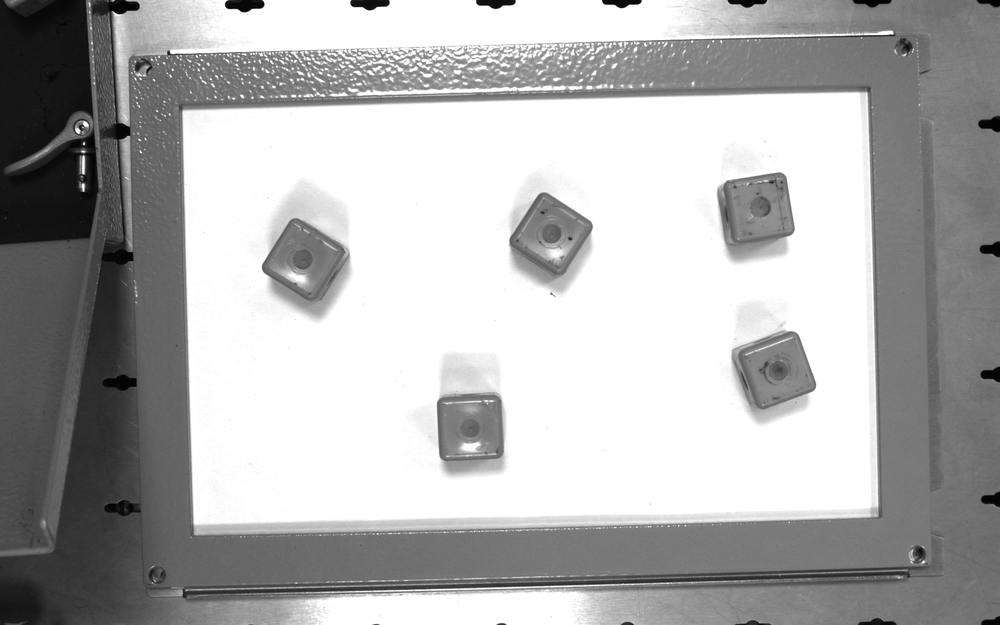
#> input picture test_images/camera_image_14.png, 1000 x 625 px, shrunk from 1920 x 1200 before the run
$ python -i vision_detector.py   (imports and definitions only)
#> lines starting #> are read from the running program, lines starting #| are printed output that depends on the picture; after the words box and inside, x2 and y2 are one past the last pixel; in counts of white or black regions, pixels touching at a corner belong together
#> further down, picture is the input picture: shape (625, 1000, 3); min 0, max 255, mean 176.2
import cv2
import numpy as np
import os

# --- CONFIGURATION ---
# Update these values based on what you find in 'vision_tuner.py'
CONFIG = {
    'threshold_value': 100,  # 0-255: Controls sensitivity to dark/light
    'min_area': 1000,  # Minimum size of object (pixels)
    'max_area': 10000,  # Maximum size of object (pixels)
    'debug_mode': True  # Set to True to see the black/white mask and console prints
}


def find_and_draw_cubes(frame):
    """
    Takes a single image frame, finds cubes, draws them, and returns the modified frame.
    """
    # 1. Preprocessing
    gray = cv2.cvtColor(frame, cv2.COLOR_BGR2GRAY)
    blurred = cv2.GaussianBlur(gray, (5, 5), 0)

    # Thresholding
    # We use THRESH_BINARY_INV because usually we detect dark objects on light backgrounds.
    # This turns dark objects WHITE and background BLACK (which is what findContours needs).
    _, thresh = cv2.threshold(blurred, CONFIG['threshold_value'], 255, cv2.THRESH_BINARY_INV)
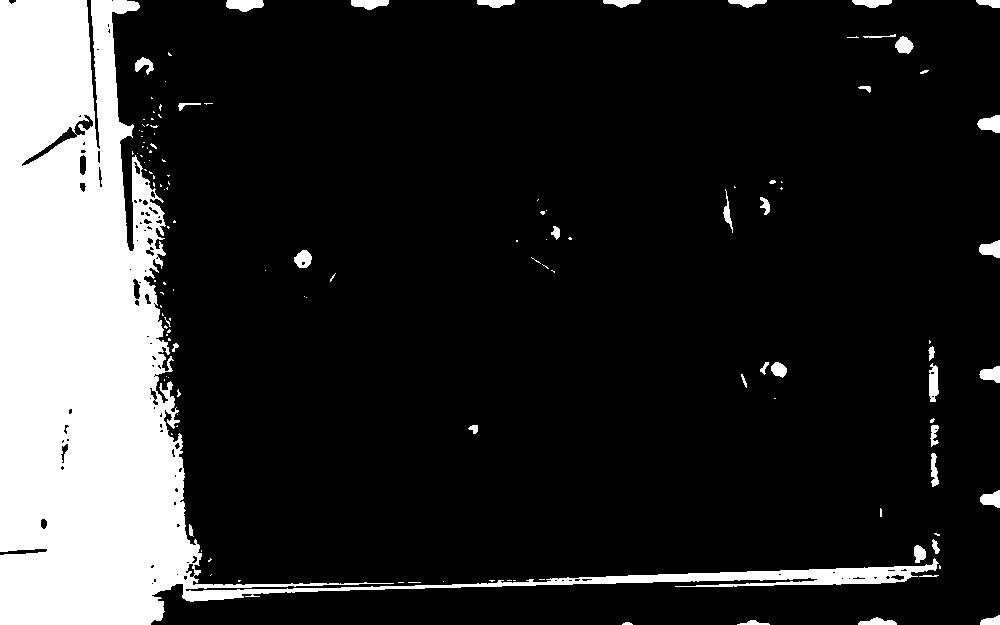
#> thresh: shape (625, 1000); 17.2% white; 131 white regions (91 under 20 px), largest, box (x1, y1, x2, y2) and area: (0, 0, 939, 625) 101316, (226, 0, 264, 12) 345, (977, 115, 1000, 133) 293

    # Clean up noise
    kernel = np.ones((3, 3), np.uint8)
    thresh = cv2.morphologyEx(thresh, cv2.MORPH_OPEN, kernel, iterations=2)
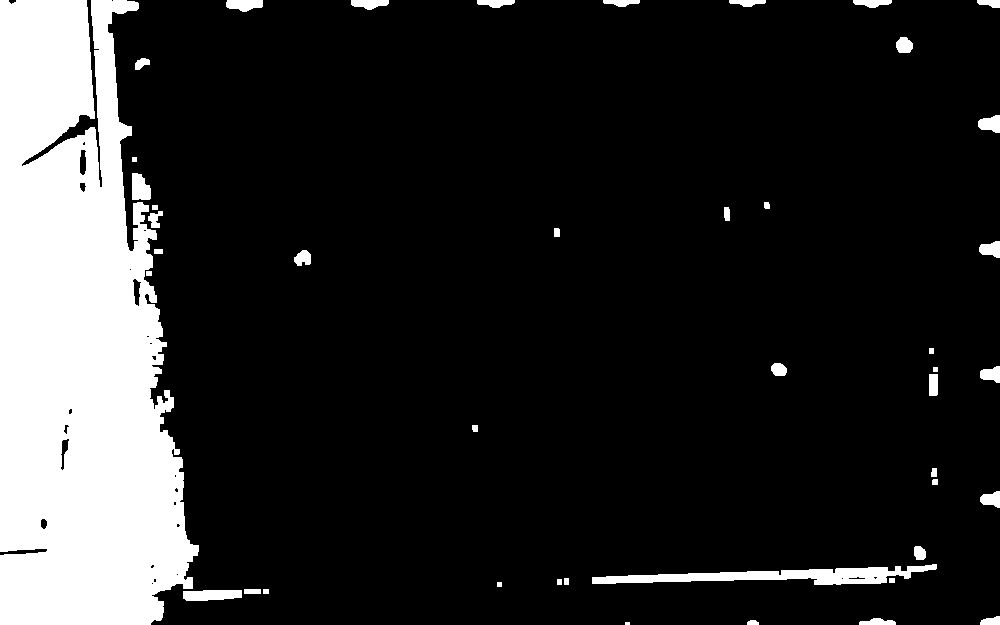
#> thresh: shape (625, 1000); 16.3% white; 44 white regions (1 under 20 px)

    # Show the mask if debugging (Helps you see what the computer sees)
    if CONFIG['debug_mode']:
        cv2.imshow('Debug Mask (White = Detected)', thresh)

    # 2. Find Contours
    contours, _ = cv2.findContours(thresh, cv2.RETR_EXTERNAL, cv2.CHAIN_APPROX_SIMPLE)
#> contours = 44 contours, 4 with area under 20; largest, box (x1, y1, x2, y2) and area: (0, 0, 199, 625) 91824, (592, 564, 937, 585) 2964, (183, 590, 242, 601) 498, (132, 173, 151, 200) 376, (226, 0, 263, 12) 300

    if CONFIG['debug_mode']:
        print(f"--- Frame Analysis ---")
        print(f"Found {len(contours)} raw contours.")
#| Found 44 raw contours.

    detected_count = 0
    for cnt in contours:
        area = cv2.contourArea(cnt)

        # Debug print for every contour
        if CONFIG['debug_mode'] and area > 100:  # Only print significant specks
            print(f"Checking contour with area: {area:.1f}")

        if CONFIG['min_area'] < area < CONFIG['max_area']:
            detected_count += 1

            # 3. Geometry & Orientation
            rect = cv2.minAreaRect(cnt)
            (center_x, center_y), (width, height), angle = rect

            # Normalize Angle logic
            if width < height:
                angle = angle + 90
                width, height = height, width

            # --- VISUALIZATION ---
            box = cv2.boxPoints(rect)
            # FIX: np.int0 is deprecated in NumPy 1.24+. Use np.int32 instead.
            box = np.int32(box)

            # Draw Box (Green)
            cv2.drawContours(frame, [box], 0, (0, 255, 0), 2)

            # Draw Orientation Line (Blue)
            import math
            angle_rad = math.radians(angle)
            line_len = 40
            end_x = int(center_x + line_len * math.cos(angle_rad))
            end_y = int(center_y + line_len * math.sin(angle_rad))
            cv2.line(frame, (int(center_x), int(center_y)), (end_x, end_y), (255, 0, 0), 2)

            # Text Info
            info_text = f"({int(center_x)},{int(center_y)}) {int(angle)}deg"
            cv2.putText(frame, info_text, (int(center_x) - 40, int(center_y) - 40),
                        cv2.FONT_HERSHEY_SIMPLEX, 0.5, (0, 0, 0), 2)
#> this loop made 44 passes
#> (area, detected_count, center_x, center_y, width, height, angle, box) on pass 12: (2964.5, 1, 764.2, 578.6, 344.5, 17.11, -2.07, [[592, 593], [591, 576], [935, 563], [936, 580]])
#> (printed output is left out)
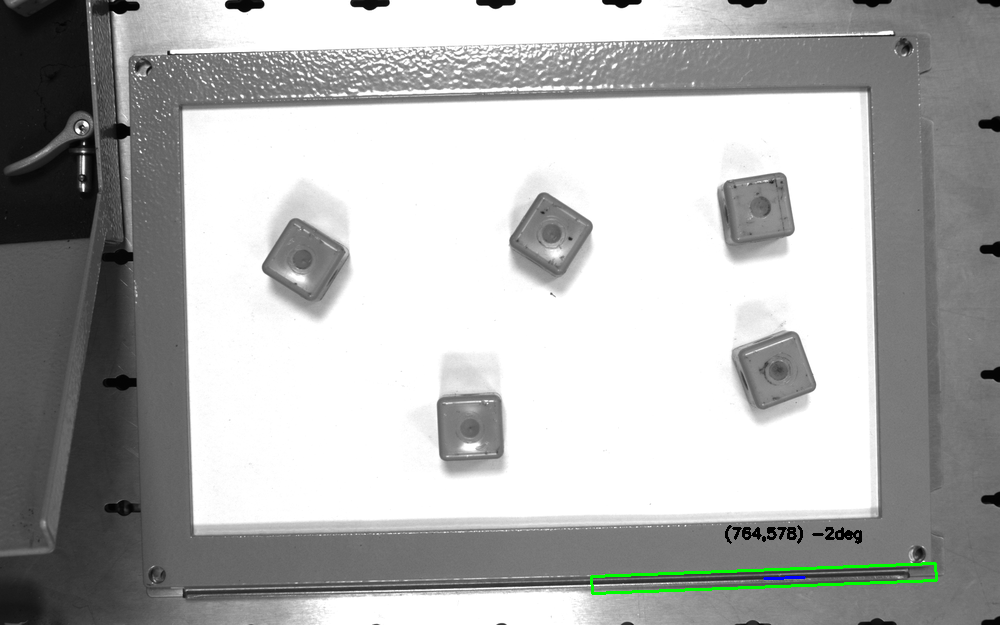
#> frame: shape (625, 1000, 3); 0.51% of pixels changed, all inside (x1, y1, x2, y2) = (590, 525, 938, 595)
#> after the loop, detected_count = 1

    if CONFIG['debug_mode'] and detected_count == 0:
        print("WARNING: No cubes detected. Try adjusting 'threshold_value' or 'min_area'.")

    return frame


# [63 lines left out: function run_vision_system, not called in this run]

>>> import cv2
>>> picture = cv2.imread('test_images/camera_image_14.png')
>>> result = find_and_draw_cubes(picture)

$ run again, on test_images/camera_image_24.png
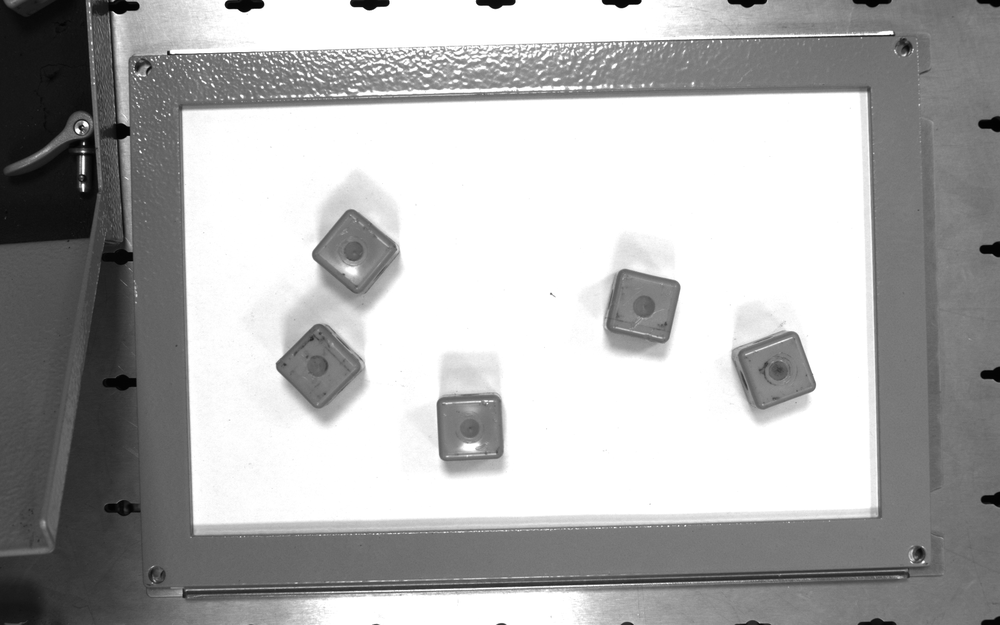
#> input picture test_images/camera_image_24.png, 1000 x 625 px, shrunk from 1920 x 1200 before the run
#> picture is the input picture: shape (625, 1000, 3); min 0, max 255, mean 174.9
#> in find_and_draw_cubes, `thresh = cv2.morphologyEx(thresh, cv2.MORPH_OPEN, kernel, iterations=2)`:
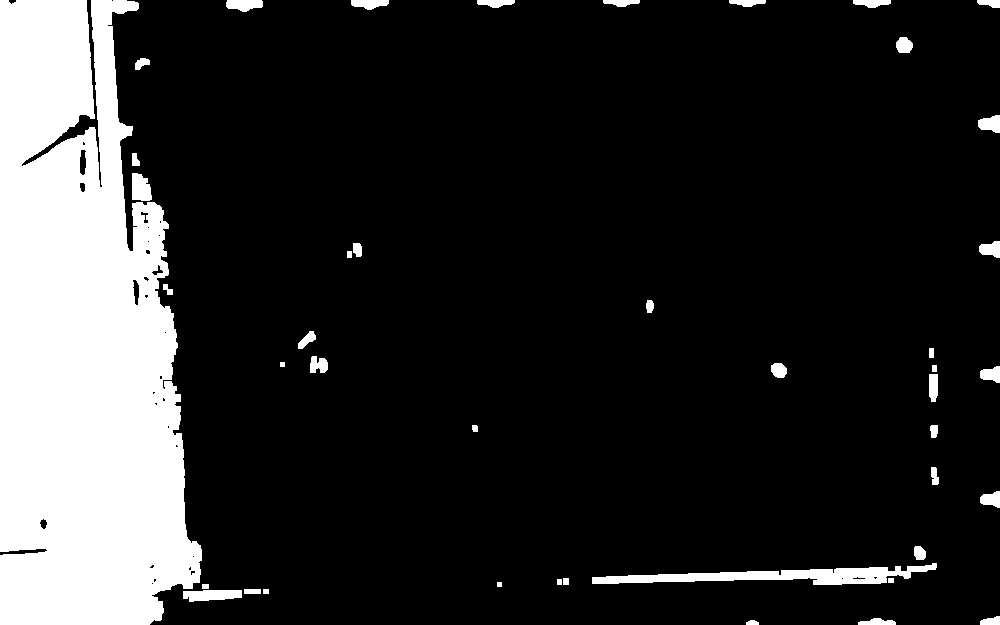
#> thresh: shape (625, 1000); 17% white; 43 white regions
#> contours = 43 contours, 2 with area under 20; largest, box (x1, y1, x2, y2) and area: (0, 0, 202, 625) 95898, (592, 563, 937, 585) 2997, (183, 590, 242, 602) 494, (132, 173, 152, 201) 412, (226, 0, 263, 12) 300
#| Found 43 raw contours.
#> the loop in find_and_draw_cubes, `for cnt in contours:` made 43 passes
#> (area, detected_count, center_x, center_y, width, height, angle, box) on pass 12: (2997, 1, 764.2, 578.6, 344.5, 17.93, -2.26, [[592, 594], [591, 576], [935, 562], [936, 580]])
#> (printed output is left out)
#> after the loop in find_and_draw_cubes, `for cnt in contours:`:
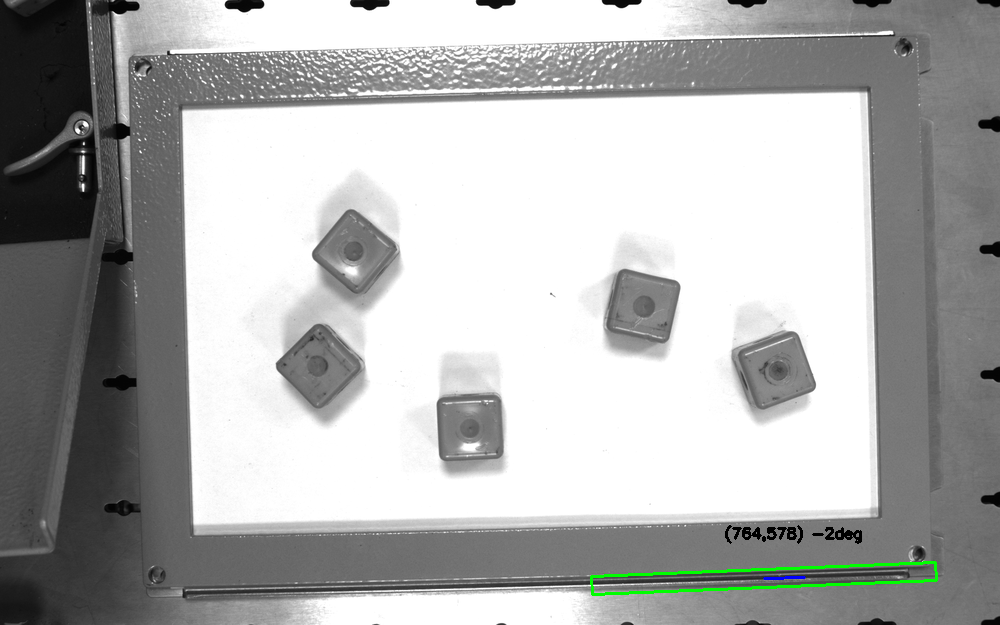
#> frame: shape (625, 1000, 3); 0.51% of pixels changed, all inside (x1, y1, x2, y2) = (590, 525, 938, 596)
#> after the loop in find_and_draw_cubes, `for cnt in contours:`: detected_count = 1

$ run again, on test_images/camera_image_29.png
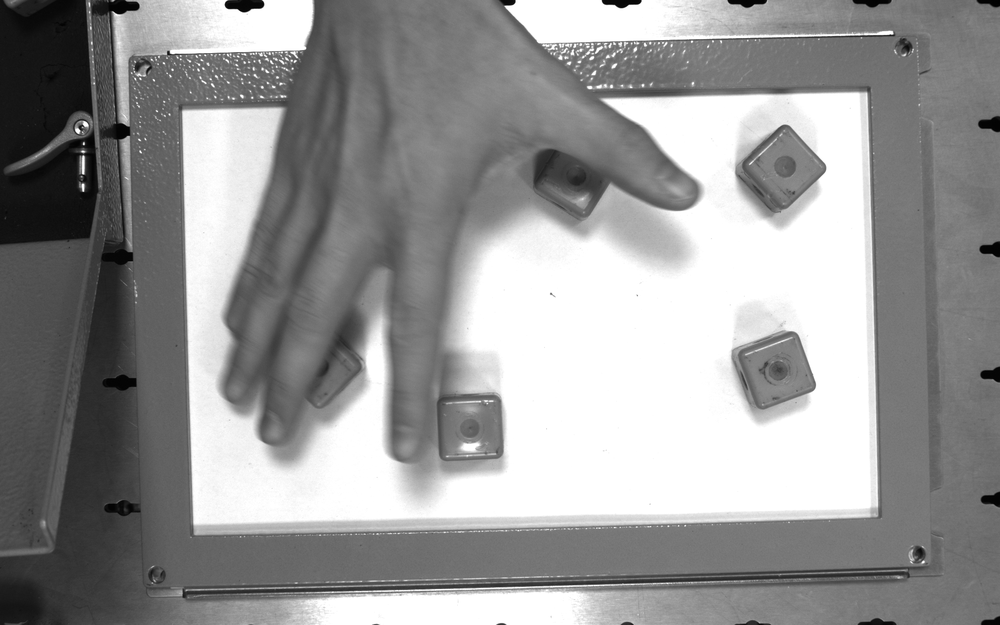
#> input picture test_images/camera_image_29.png, 1000 x 625 px, shrunk from 1920 x 1200 before the run
#> picture is the input picture: shape (625, 1000, 3); min 0, max 255, mean 150.9
#> in find_and_draw_cubes, `thresh = cv2.morphologyEx(thresh, cv2.MORPH_OPEN, kernel, iterations=2)`:
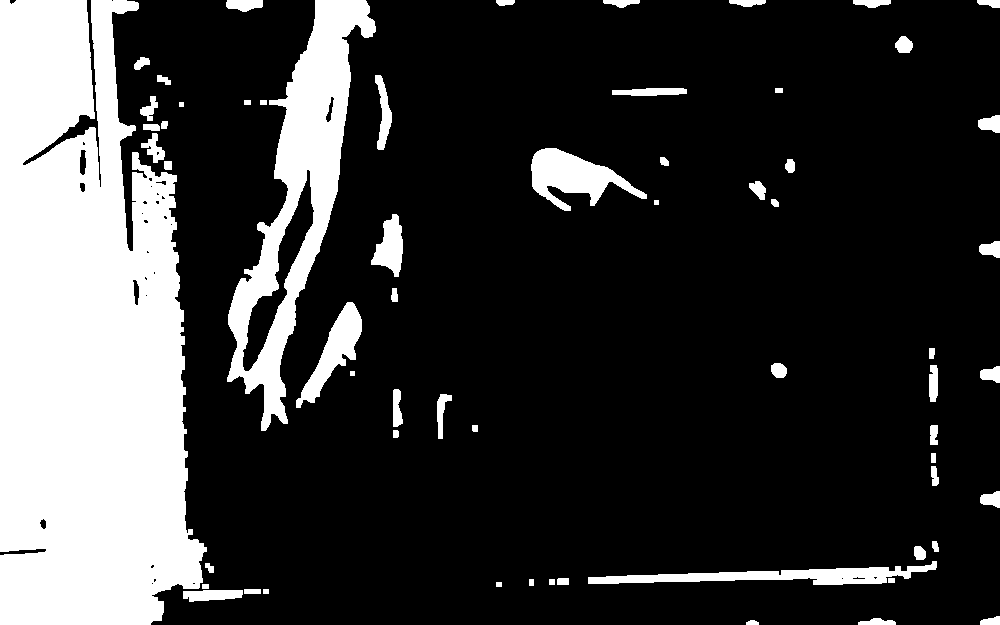
#> thresh: shape (625, 1000); 22.3% white; 62 white regions
#> contours = 62 contours, 3 with area under 20; largest, box (x1, y1, x2, y2) and area: (0, 0, 207, 625) 100050, (227, 0, 376, 431) 22507, (531, 148, 647, 211) 3230, (588, 561, 937, 585) 3060, (296, 302, 362, 408) 2222
#| Found 62 raw contours.
#> the loop in find_and_draw_cubes, `for cnt in contours:` made 62 passes
#> (area, rect, center_x, center_y, width, height, angle, box) on pass 40: (3230.5, ((585.3, 188.4), (55.31, 120.6), -69.57), 585.3, 188.4, 120.6, 55.31, 20.43, [[632, 235], [519, 193], [538, 141], [651, 183]])
#> (printed output is left out)
#> after the loop in find_and_draw_cubes, `for cnt in contours:`:
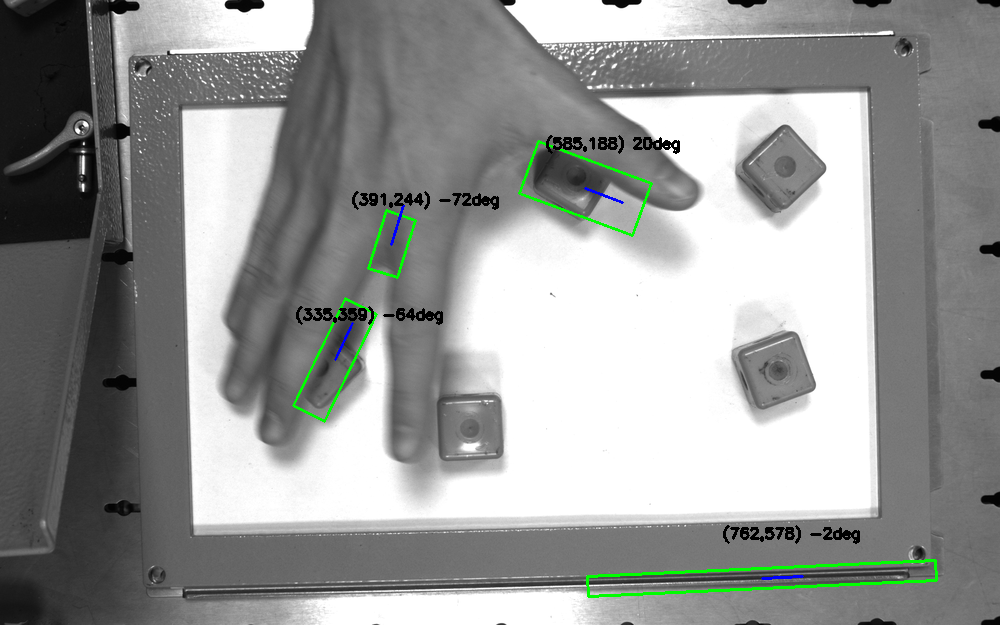
#> frame: shape (625, 1000, 3); 1.41% of pixels changed, all inside (x1, y1, x2, y2) = (292, 135, 938, 598)
#> after the loop in find_and_draw_cubes, `for cnt in contours:`: detected_count = 4
